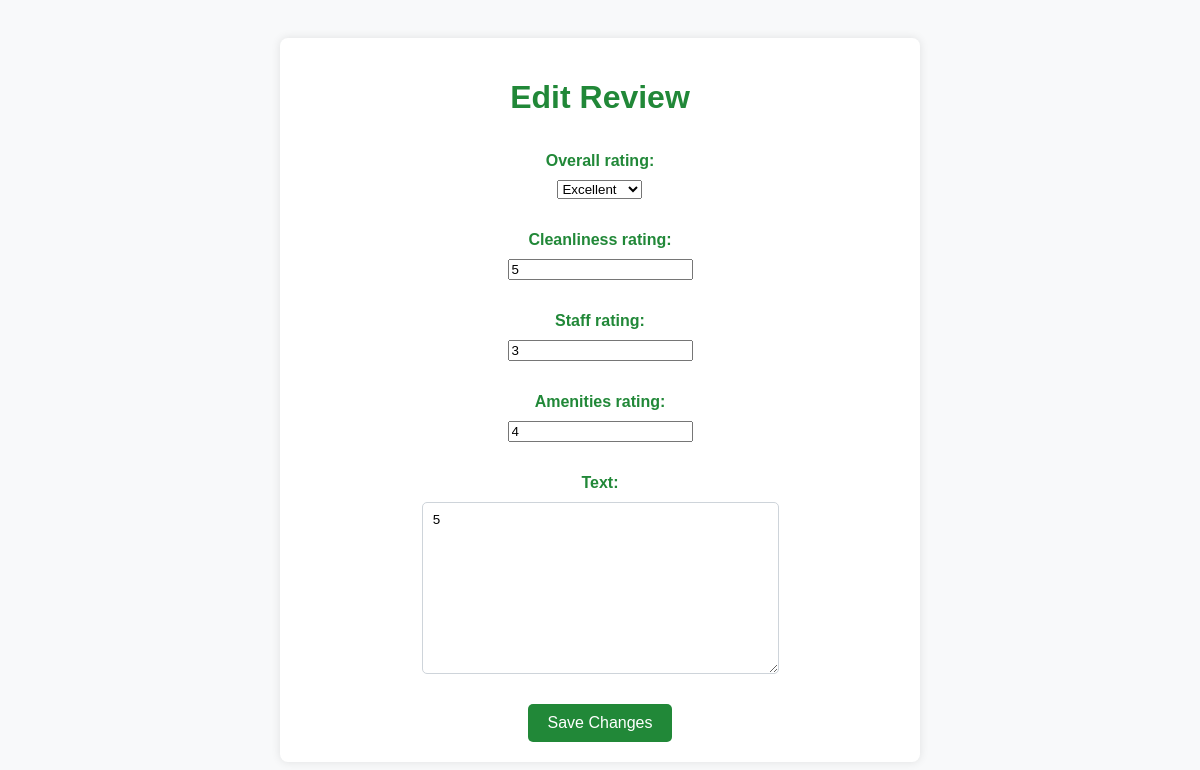
The app's page /review/edit/3/ with its own data.
### review/models.py (models this page shows, shortened)
class Review(models.Model):
    hotel = models.ForeignKey(Hotel, on_delete=models.CASCADE, related_name='reviews')
    user = models.ForeignKey(User, on_delete=models.CASCADE)
    overall_rating = models.IntegerField(default=0)
    cleanliness_rating = models.IntegerField(default=0)
    staff_rating = models.IntegerField(default=0)
    amenities_rating = models.IntegerField(default=0)
    text = models.TextField()
    created_at = models.DateTimeField(auto_now_add=True)
    approved_by_manager = models.BooleanField(default=False)  # Indicates whether the review has been approved by a manager
    class Meta:
        ordering = ['-created_at']  # Order reviews by creation date, newest first

### review/views.py (the view)
# urls.py: path('review/edit/<int:review_id>/', edit_review, name='edit_review'),
def edit_review(request, review_id):
    review = get_object_or_404(Review, pk=review_id)
    if request.method == 'POST':
        form = ReviewForm(request.POST, instance=review)
        if form.is_valid():
            form.save()
            return redirect('hotel_detail', hotel_id=review.hotel_id)
    else:
        form = ReviewForm(instance=review)
    return render(request, 'reviews/edit_review.html', {'form': form})

### review/forms.py (shortened to what this page needs)
class ReviewForm(forms.ModelForm):
    overall_rating = forms.ChoiceField(choices=[
        (1, 'Bad'),
        (2, 'Average'),
        (3, 'Fair'),
        (4, 'Very Good'),
        (5, 'Excellent')
    ], widget=forms.Select(attrs={'class': 'form-control'}))
    class Meta:
        model = Review
        fields = ['overall_rating', 'cleanliness_rating', 'staff_rating', 'amenities_rating', 'text']

### templates/reviews/edit_review.html (shortened to what this page needs)
<!DOCTYPE html>
<html lang="en">
<head>
</head>
<body>
    <div class="container">
        <h1>Edit Review</h1>
        <form method="post">
            {{ form.as_p }}
            <button type="submit">Save Changes</button>
        </form>
    </div>
</body>
</html>

### templates/reviews/edit_review.html (style rules this page uses)
body { font-family: Arial, sans-serif; background-color: #f8f9fa; margin: 0; padding: 0; display: flex; justify-content: center; align-items: center; height: 100vh; }
.container { width: 100%; max-width: 600px; padding: 20px; background-color: #fff; border-radius: 8px; box-shadow: 0 0 10px rgba(0, 0, 0, 0.1); text-align: center; height: fit-content; }
h1 { color: #218838; margin-bottom: 20px; }
form { display: flex; flex-direction: column; align-items: center; }
label { display: block; margin-bottom: 10px; color: #218838; font-weight: bold; }
input[type="text"], textarea { width: 100%; padding: 10px; border: 1px solid #ced4da; border-radius: 5px; margin-bottom: 10px; box-sizing: border-box; }
button[type="submit"] { background-color: #218838; color: #fff; border: none; border-radius: 5px; padding: 10px 20px; cursor: pointer; transition: background-color 0.3s; font-size: 16px; }

### records on screen
Review: overall_rating "Excellent", cleanliness_rating "5", staff_rating "3", amenities_rating "4", text "5"
